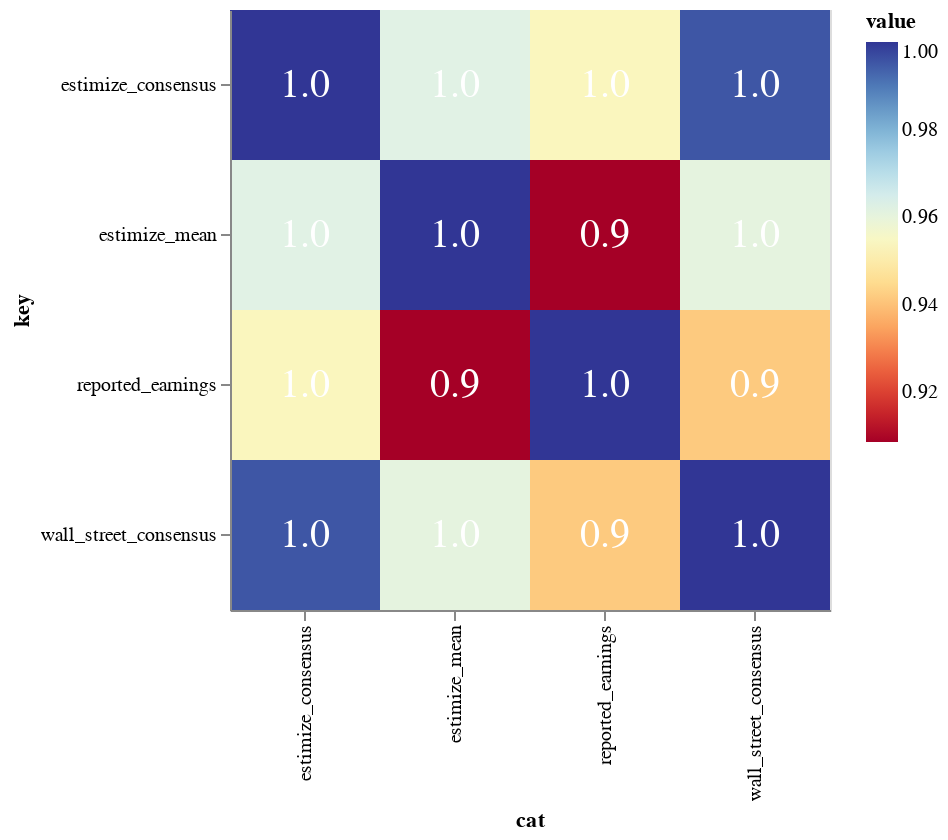

Source (notebook cell):
### Code cell
base = alt.Chart(corr_df).transform_fold(pivot_cols).encode(x="cat:N",  y='key:N').properties(height=300, width=300)
boxes = base.mark_rect().encode(color=alt.Color("value:Q", scale=alt.Scale(scheme="redyellowblue")))
labels = base.mark_text(size=20, color="white").encode(text=alt.Text("value:Q", format="0.1f"))
boxes + labels

### Figure 1 — Vega-Lite specification as saved in the notebook (floating-point values rounded to 4 significant figures)
{"config": {"view": {"continuousWidth": 400, "continuousHeight": 300}}, "layer": [{"mark": "rect", "encoding": {"color": {"type": "quantitative", "field": "value", "scale": {"scheme": "redyellowblue"}}, "x": {"type": "nominal", "field": "cat"}, "y": {"type": "nominal", "field": "key"}}, "height": 300, "transform": [{"fold": ["reported_earnings", "estimize_consensus", "estimize_mean", "wall_street_consensus"]}], "width": 300}, {"mark": {"type": "text", "color": "white", "size": 20}, "encoding": {"text": {"type": "quantitative", "field": "value", "format": "0.1f"}, "x": {"type": "nominal", "field": "cat"}, "y": {"type": "nominal", "field": "key"}}, "height": 300, "transform": [{"fold": ["reported_earnings", "estimize_consensus", "estimize_mean", "wall_street_consensus"]}], "width": 300}], "data": {"name": "data-2a7fcc42ae8f3062a4e50e4b5c20d9bd"}, "$schema": "https://vega.github.io/schema/vega-lite/v4.8.1.json", "datasets": {"data-2a7fcc42ae8f3062a4e50e4b5c20d9bd": [{"reported_earnings": 1.0, "estimize_consensus": 0.9537, "estimize_mean": 0.9086, "wall_street_consensus": 0.9417, "cat": "reported_earnings"}, {"reported_earnings": 0.9537, "estimize_consensus": 1.0, "estimize_mean": 0.962, "wall_street_consensus": 0.9953, "cat": "estimize_consensus"}, {"reported_earnings": 0.9086, "estimize_consensus": 0.962, "estimize_mean": 1.0, "wall_street_consensus": 0.9606, "cat": "estimize_mean"}, {"reported_earnings": 0.9417, "estimize_consensus": 0.9953, "estimize_mean": 0.9606, "wall_street_consensus": 1.0, "cat": "wall_street_consensus"}]}}
